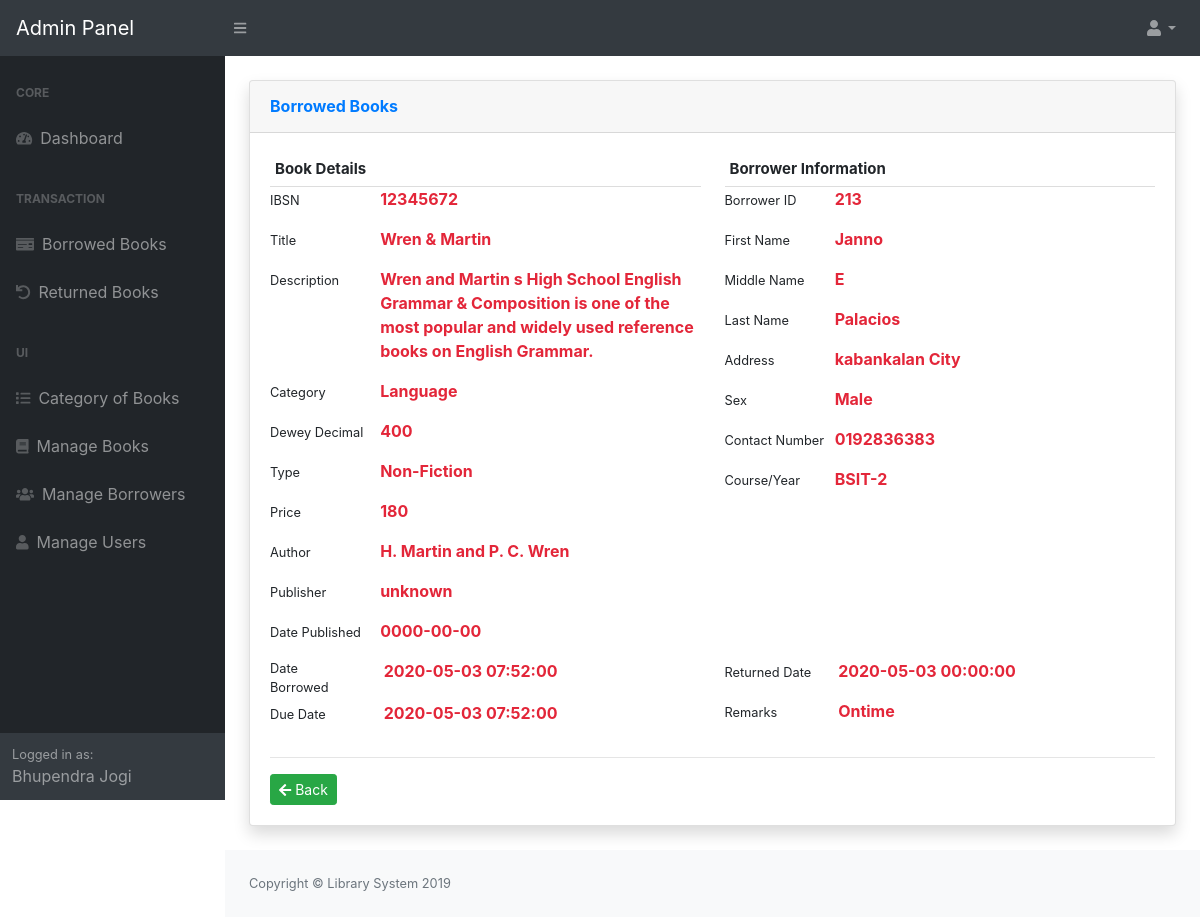
Page /admin/returned/index.php?view=view&id=28 (signed in) on the committed database.
### tables this page shows
CREATE TABLE `tblusers` (
  `USERID` int(11) NOT NULL,
  `NAME` varchar(124) NOT NULL,
  `UEMAIL` varchar(125) NOT NULL,
  `PASS` varchar(125) NOT NULL,
  `TYPE` varchar(125) NOT NULL,
  `Status` varchar(11) NOT NULL,
  `PicLoc` text NOT NULL,
  `fine` varchar(20) DEFAULT NULL
);

CREATE TABLE `tblbooks` (
  `BookID` int(11) NOT NULL,
  `IBSN` varchar(13) NOT NULL,
  `BookTitle` varchar(125) NOT NULL,
  `BookDesc` varchar(255) NOT NULL,
  `Author` varchar(125) NOT NULL,
  `PublishDate` date NOT NULL,
  `BookPublisher` varchar(125) NOT NULL,
  `Category` varchar(90) NOT NULL,
  `BookPrice` double NOT NULL,
  `BookQuantity` int(11) NOT NULL,
  `Status` varchar(30) NOT NULL,
  `BookType` varchar(90) NOT NULL,
  `DeweyDecimal` varchar(90) NOT NULL,
  `OverAllQty` int(11) NOT NULL,
  `Donate` tinyint(1) NOT NULL,
  `Remarks` varchar(90) NOT NULL
);

CREATE TABLE `tblborrower` (
  `IDNO` int(11) NOT NULL,
  `BorrowerId` varchar(90) NOT NULL,
  `Firstname` varchar(125) NOT NULL,
  `Lastname` varchar(125) NOT NULL,
  `MiddleName` varchar(125) NOT NULL,
  `Address` varchar(255) NOT NULL,
  `Sex` varchar(11) NOT NULL,
  `ContactNo` varchar(125) NOT NULL,
  `CourseYear` varchar(125) NOT NULL,
  `BorrowerPhoto` varchar(255) NOT NULL,
  `BorrowerType` varchar(35) NOT NULL,
  `Stats` varchar(36) NOT NULL,
  `BUsername` varchar(90) NOT NULL,
  `BPassword` varchar(90) NOT NULL,
  `fine` varchar(20) DEFAULT NULL
);

CREATE TABLE `tbltransaction` (
  `TransactionID` int(11) NOT NULL,
  `IBSN` varchar(13) NOT NULL,
  `NoCopies` int(11) NOT NULL,
  `DateBorrowed` datetime NOT NULL,
  `Purpose` varchar(90) NOT NULL,
  `Status` varchar(30) NOT NULL,
  `DueDate` datetime NOT NULL,
  `BorrowerId` int(11) NOT NULL,
  `Borrowed` tinyint(1) NOT NULL,
  `Due` tinyint(1) NOT NULL,
  `Returned` tinyint(1) NOT NULL,
  `DateReturned` datetime NOT NULL,
  `Remarks` varchar(90) NOT NULL
);

### admin/returned/view.php (the view, shortened to what the rows shown need)
<?php
$id = $_GET['id'];
@$transaction = new Transaction();
@$trans = $transaction->single_transaction($id) ;
$book = new Book();
$object = $book->single_books($trans->IBSN);
?>
<div class="card shadow mb-4">
  <div class="card-body">
<div class="row">
            <div class="col-md-6">
                <div class="form-row">
                    <div class="col-md-9">
                          <p><?php echo  $object->IBSN ?></p>
                    </div>
                    <div class="col-md-9">
                          <p><?php echo  $object->BookTitle ?></p>
                    </div>
                    <div class="col-md-9">
                          <p><?php echo  $object->BookDesc ?></p>
                    </div>
                    <div class="col-md-9">
                          <p><?php echo  $object->Category ?></p>
                    </div>
                    <div class="col-md-9">
                          <p><?php echo  $object->DeweyDecimal ?></p>
                    </div>
                    <div class="col-md-9">
                          <p><?php echo  $object->BookType ?></p>
                    </div>
                    <div class="col-md-9">
                          <p><?php echo  $object->BookPrice ?></p>
                    </div>
                    <div class="col-md-9">
                          <p><?php echo  $object->Author ?></p>
                    </div>
                    <div class="col-md-9">
                          <p><?php echo  $object->BookPublisher ?></p>
                    </div>
                    <div class="col-md-9">
                          <p><?php echo  $object->PublishDate ?></p>
                    </div>
                </div>
            </div>
            <div class="col-md-6">
              <?php
                  @$borrower = new Borrower();
                  @$res = $borrower->single_borrower($trans->BorrowerId) ;
              ?>
                <div class="form-row">
                    <div class="col-md-9">
                          <p><?php echo  isset($res->BorrowerId) ? $res->BorrowerId: 'None'; ?></p>
                    </div>
                    <div class="col-md-9">
                          <p><?php echo  isset($res->Firstname) ? $res->Firstname: 'None'; ?></p>
                    </div>
                    <div class="col-md-9">
                          <p><?php echo  isset($res->MiddleName) ? $res->MiddleName : 'None'; ?></p>
                    </div>
                    <div class="col-md-9">
                          <p><?php echo  isset($res->Lastname) ? $res->Lastname: 'None'; ?></p>
                    </div>
                    <div class="col-md-9">
                          <p><?php echo  isset($res->Address) ? $res->Address: 'None'; ?></p>
                    </div>
                    <div class="col-md-9">
                          <p><?php echo  isset($res->Sex) ? $res->Sex : 'None'; ?></p>
                    </div>
                    <div class="col-md-9">
                          <p><?php echo  isset($res->ContactNo) ? $res->ContactNo : 'None'; ?></p>
                    </div>
                    <div class="col-md-9">
                          <p><?php echo  isset($res->CourseYear) ?$res->CourseYear : 'None'; ?></p>
                    </div>
                </div>
            </div>
             <div class="col-md-6">
                  <div class="row">
                    <div class="col-md-9">
                        <p><?php echo  isset($trans->DateBorrowed) ?$trans->DateBorrowed : 'None'; ?></p>
                    </div>
                    <div class="col-md-9">
                        <p><?php echo  isset($trans->DueDate) ?$trans->DueDate : 'None'; ?></p>
                    </div>
                </div>
             </div>
             <div class="col-md-6">
               <div class="row">
                    <div class="col-md-9">
                        <p><?php echo  isset($trans->DateReturned) ?$trans->DateReturned : 'None'; ?></p>
                    </div>
                    <div class="col-md-9">
                        <p><?php echo  isset($trans->Remarks) ?$trans->Remarks : 'None'; ?></p>
                    </div>
               </div>
             </div>
          </div>
  </div>
</div>

### admin/themes/templates.php (shortened to what the rows shown need)
<?php
 $user = New User();
  $singleuser = $user->single_user($_SESSION['USERID']);
?>
<!DOCTYPE html>
<html lang="en">
    <head>
        <link href="<?php echo web_root;?>admin/dist/css/styles.css" rel="stylesheet" />
          <link href="<?php echo web_root;?>admin/dist/css/datepicker.css" rel="stylesheet" />
        <link href="<?php echo web_root;?>admin/dist/css/dataTables.bootstrap4.min.css" rel="stylesheet" />
        <link href="<?php echo web_root;?>admin/dist/fonts/font-awesome.min.css" rel="stylesheet" />
        <link href="https://cdn.jsdelivr.net/npm/select2@4.0.13/dist/css/select2.min.css" rel="stylesheet" />
    </head>
    <body class="sb-nav-fixed">
        <div id="layoutSidenav">
            <div id="layoutSidenav_nav">
                <nav class="sb-sidenav accordion sb-sidenav-dark" id="sidenavAccordion">
                    <div class="sb-sidenav-menu">
                        <div class="nav">
                        </div>
                    </div>
                    <div class="sb-sidenav-footer">
                        <div class="small">Logged in as:</div>
                       <?php echo $singleuser->NAME;  ?>
                    </div>
                </nav>
            </div>
            <div id="layoutSidenav_content">
                <main>
                    <div class="container-fluid">
                         <br/>
                       <?php
                        require_once $content;
                        ?>
                    </div>
                </main>
            </div>
        </div>
    </body>
</html>

### rows in the picture
tblusers: NAME "Bhupendra Jogi"
tblbooks: IBSN "12345672", BookTitle "Wren & Martin", BookDesc "Wren and Martin s High School English Grammar & Composition is one of the most popular and widely used reference books on English Grammar.", Category "Language", DeweyDecimal "400", BookType "Non-Fiction", BookPrice "180", Author "H. Martin and P. C. Wren", BookPublisher "unknown", PublishDate "0000-00-00"
tblborrower: BorrowerId "213", Firstname "Janno", MiddleName "E", Lastname "Palacios", Address "kabankalan City", Sex "Male", ContactNo "0192836383", CourseYear "BSIT-2"
tbltransaction: DateBorrowed "2020-05-03 07:52:00", DueDate "2020-05-03 07:52:00", DateReturned "2020-05-03 00:00:00", Remarks "Ontime"
